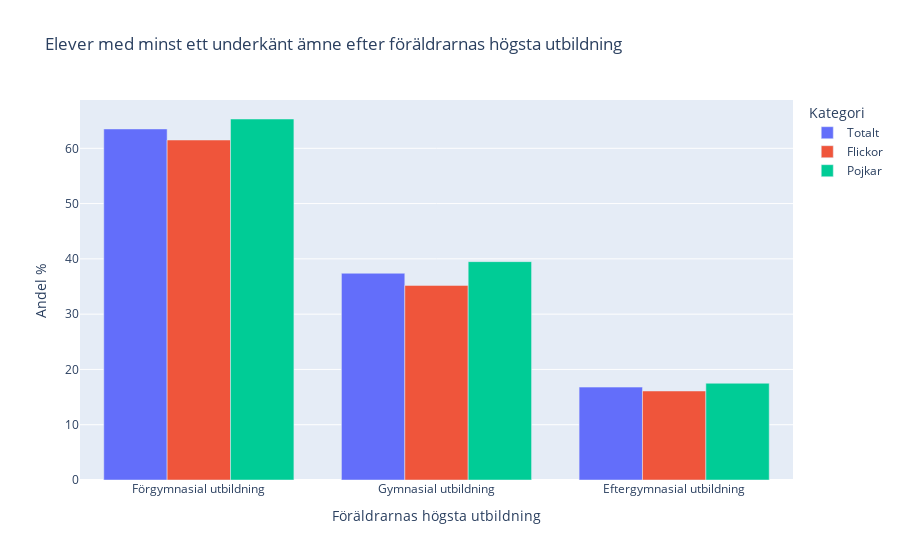

The cell this chart's notebook holds for it:
### Code cell
# Filter out the first 4 columns from dataframe which contain student missing grade percentage
df_parents_edu_missing_grade = df.iloc[:, [0, 7, 8, 9]]
# Rename columns
df_parents_edu_missing_grade.columns = ["Föräldrarnas högsta utbildning", "Totalt", "Flickor", "Pojkar"]
# Filter out row 22 to 25 which contains the parents highest education
df_parents_edu_missing_grade = df_parents_edu_missing_grade.iloc[22:25]

fig_parents_edu_missing_grade = px.bar(
    df_parents_edu_missing_grade,
    x= "Föräldrarnas högsta utbildning",
    y= ["Totalt", "Flickor", "Pojkar"],
    title= "Elever med minst ett underkänt ämne efter föräldrarnas högsta utbildning",
    labels= {"value": "Andel %", "variable": "Kategori"},
    barmode="group"
)


fig_parents_edu_missing_grade.show()
fig_parents_edu_missing_grade.write_html("visualiseringar/andel_underkänt_efter_föräldrarnas_högsta_utbildning")

### Figure 1 — Plotly figure (JSON) as saved in the notebook; plotly's stock layout.template omitted (floating-point values rounded to 4 significant figures)
{"data": [{"alignmentgroup": "True", "hovertemplate": "Kategori=Totalt<br>Föräldrarnas högsta utbildning=%{x}<br>Andel %=%{y}<extra></extra>", "legendgroup": "Totalt", "marker": {"color": "#636efa", "pattern": {"shape": ""}}, "name": "Totalt", "offsetgroup": "Totalt", "orientation": "v", "showlegend": true, "textposition": "auto", "type": "bar", "x": ["Förgymnasial utbildning", "Gymnasial utbildning", "Eftergymnasial utbildning"], "xaxis": "x", "y": [63.5, 37.4, 16.8], "yaxis": "y"}, {"alignmentgroup": "True", "hovertemplate": "Kategori=Flickor<br>Föräldrarnas högsta utbildning=%{x}<br>Andel %=%{y}<extra></extra>", "legendgroup": "Flickor", "marker": {"color": "#EF553B", "pattern": {"shape": ""}}, "name": "Flickor", "offsetgroup": "Flickor", "orientation": "v", "showlegend": true, "textposition": "auto", "type": "bar", "x": ["Förgymnasial utbildning", "Gymnasial utbildning", "Eftergymnasial utbildning"], "xaxis": "x", "y": [61.5, 35.2, 16.1], "yaxis": "y"}, {"alignmentgroup": "True", "hovertemplate": "Kategori=Pojkar<br>Föräldrarnas högsta utbildning=%{x}<br>Andel %=%{y}<extra></extra>", "legendgroup": "Pojkar", "marker": {"color": "#00cc96", "pattern": {"shape": ""}}, "name": "Pojkar", "offsetgroup": "Pojkar", "orientation": "v", "showlegend": true, "textposition": "auto", "type": "bar", "x": ["Förgymnasial utbildning", "Gymnasial utbildning", "Eftergymnasial utbildning"], "xaxis": "x", "y": [65.3, 39.5, 17.5], "yaxis": "y"}], "layout": {"barmode": "group", "legend": {"title": {"text": "Kategori"}, "tracegroupgap": 0}, "title": {"text": "Elever med minst ett underkänt ämne efter föräldrarnas högsta utbildning"}, "xaxis": {"anchor": "y", "domain": [0, 1], "title": {"text": "Föräldrarnas högsta utbildning"}}, "yaxis": {"anchor": "x", "domain": [0, 1], "title": {"text": "Andel %"}}}}
